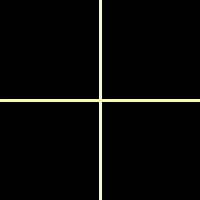
Frame 1 (no input)
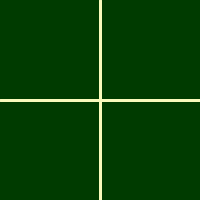
Frame 60 (the mouse pressed at the canvas centre just before this capture)
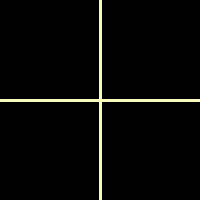
Frame 120 (the mouse held since frame 60 and released just before this capture)

The Processing sketch that drew these frames (run headless with seeded random() and noise(); from frame 60 on, the mouse is pressed at the canvas centre):

// Processing sketch: processing_89959
// ── processing_89959.pde

int r;
int g;
int b;

void setup()
{
  size (200,200);
 
}

void draw()
{
  background (r, g, b);
  stroke(248, 250, 187);
  strokeWeight(3);
  
  line (width/2, 0, width/2, height);
  line (0, height/2, width, height/2);
  
  if (mouseX > width/2 && mouseY < height/2)
  {
    r = r + 1;
  }
  else
  {
    r = r - 1;
  }
  
  if (mouseX < width/2 && mouseY < height/2)
  {
    g = g + 1;
  }
  else
  {
    g = g - 1;
  }
  
  
  if (mouseY > height/2 && mouseX < width/2)
  {
    b = b + 1;
  }
  else
  {
    b = b - 1;
  }
  
  
  r = constrain (r, 0, 255);
  g = constrain (g, 0, 255);
  b = constrain (b, 0, 255);
  
}
